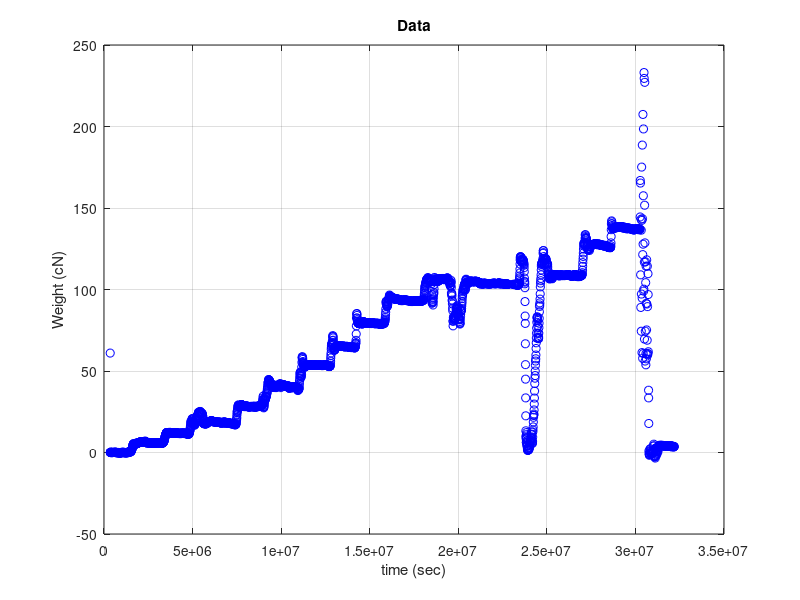

Here is the MATLAB script that generated this plot:
%% Data Extraction
%read data into vectors t and v, time and force, respectively.
fileID=fopen('30_Jun_20 1414HRS.txt','r');
A=fscanf(fileID,'%f %f',[2 Inf]);
t=A(1,:)*1e5;
v=A(2,:);
array=[t;v];
%Plot the initial data as blue circles "bo" and best polynomial fit curve.
figure(1) %This tells MATLAB that this is the first figure.
plot(t,v,'bo') %curves(index,:) where index is the row number (each polynomial fit is a row) and : yields the vector at that row.
xlabel('time (sec)')
ylabel('Weight (cN)')
title('Data')
grid